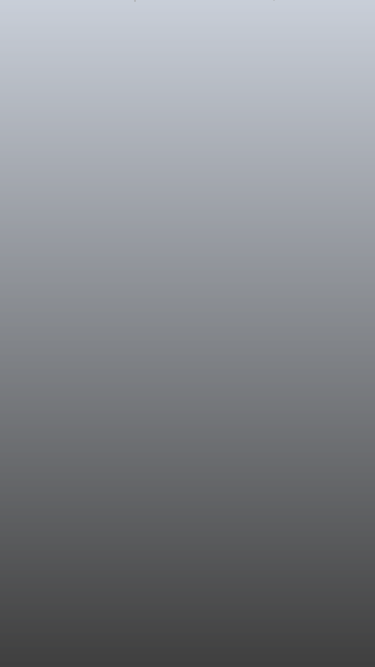
Frame 1 (no input)
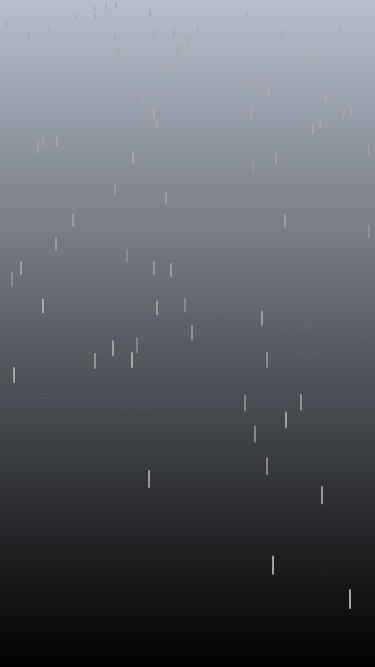
Frame 60 (no input)
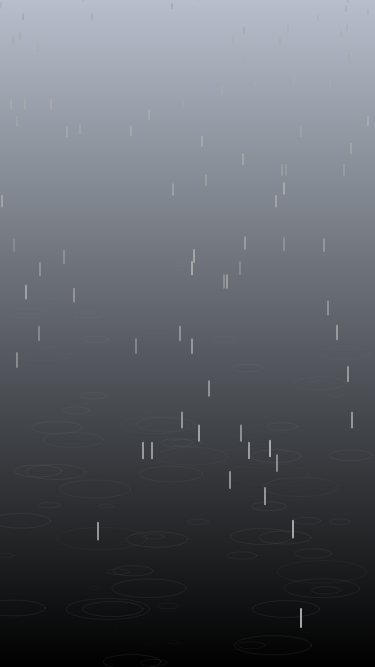
Frame 120 (the mouse pressed at the canvas centre since frame 60)

The p5.js sketch that drew these frames (run headless with seeded random() and noise() and a simulated clock; from frame 60 on, the mouse is pressed at the canvas centre):

// p5.js sketch
// ── sketch.js
var dark;
var light;
var drops;
var horizon;

var maxDrops = 600;

var ripplecolor = 130;
var dropcolor = 170;
var rainspeed = 2;
var ripplegrowth = 7;

function setup() {
  createCanvas(375, 667);
  dark =color(0);
  light = color(183, 191, 204);
  horizon = height/3;

  //populate an array of drops
  drops = [];
  for(var i = 0; i< maxDrops; i++){
    var horizonVal = horizon+int(random(horizon*2));
    d = new Drop(int(random(width)),-int(random(height*2)), horizonVal, 1280);
    drops.push(d);
  }
}


function draw() {
  for (var i = 0; i <= height; i++) {
    var inter = map(i, 0, height, 0, 1);
    var c = lerpColor(light, dark, inter);
    stroke(c);
    line(0, i, width, i);
  }
  
  for(var i = 0; i<drops.length; i++){
    drops[i].fall();
  }

}


var Drop = function(x, y, z, d){
  this.x = x;
  this.y = y;
  this.z = z;
  this.d = d;
  this.acel = rainspeed;
  this.d1 = d;
  this.prev_y = y;
  this.ripple = 0;
}

Drop.prototype.fall = function(){
  if(this.y > 0){
    this.acel+=0.25;
  }
  
  stroke(dropcolor, dropcolor, dropcolor,  map(this.z, 0, height, 0, 255));
  strokeWeight(2);
  if(this.y < this.z){
    this.y +=(this.acel+rainspeed);
    line(this.x, this.prev_y, this.x, this.y);
    this.prev_y = this.y;
  }
  
  else{
    noFill();
    stroke(ripplecolor, ripplecolor, ripplecolor, ripplecolor-map(this.ripple, 0, this.d, 0, 255));
    strokeWeight(map(this.ripple, 0, this.d, 0, rainspeed));
    this.d = this.d1 + (this.y - height)*rainspeed;
    ellipse(this.x, this.y, this.ripple/5, this.ripple/20);
    this.ripple+=ripplegrowth;
        if(this.ripple > this.d){
          this.ripple = 0;
          this.acel = 0;
          this.x = random(width);
          this.y = random(height*2);
          this.prev_y = this.y;
          this.d = this.d1;
        }
  }
  
}
